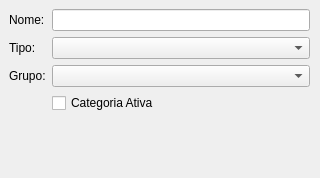
<?xml version="1.0" encoding="UTF-8"?>
<ui version="4.0">
 <class>Dialog</class>
 <widget class="QDialog" name="Dialog">
  <property name="geometry">
   <rect>
    <x>0</x>
    <y>0</y>
    <width>320</width>
    <height>178</height>
   </rect>
  </property>
  <property name="windowTitle">
   <string>Dialog</string>
  </property>
  <widget class="QDialogButtonBox" name="bbCategoria">
   <property name="geometry">
    <rect>
     <x>10</x>
     <y>140</y>
     <width>320</width>
     <height>178</height>
    </rect>
   </property>
   <property name="minimumSize">
    <size>
     <width>320</width>
     <height>178</height>
    </size>
   </property>
   <property name="orientation">
    <enum>Qt::Horizontal</enum>
   </property>
   <property name="standardButtons">
    <set>QDialogButtonBox::Cancel|QDialogButtonBox::Save</set>
   </property>
  </widget>
  <widget class="QWidget" name="verticalLayoutWidget">
   <property name="geometry">
    <rect>
     <x>9</x>
     <y>9</y>
     <width>301</width>
     <height>131</height>
    </rect>
   </property>
   <layout class="QVBoxLayout" name="layPrincipal">
    <item>
     <layout class="QFormLayout" name="layFormulario">
      <item row="0" column="0">
       <widget class="QLabel" name="lblNome">
        <property name="text">
         <string>Nome:</string>
        </property>
       </widget>
      </item>
      <item row="1" column="0">
       <widget class="QLabel" name="lblTipo">
        <property name="text">
         <string>Tipo:</string>
        </property>
       </widget>
      </item>
      <item row="2" column="0">
       <widget class="QLabel" name="lblGrupo">
        <property name="text">
         <string>Grupo:</string>
        </property>
       </widget>
      </item>
      <item row="0" column="1">
       <widget class="QLineEdit" name="edtNome"/>
      </item>
      <item row="1" column="1">
       <widget class="QComboBox" name="cmbTipo"/>
      </item>
      <item row="2" column="1">
       <widget class="QComboBox" name="cmbGrupo"/>
      </item>
      <item row="3" column="1">
       <widget class="QCheckBox" name="chkAtiva">
        <property name="text">
         <string>Categoria Ativa</string>
        </property>
       </widget>
      </item>
     </layout>
    </item>
   </layout>
  </widget>
 </widget>
 <resources/>
 <connections>
  <connection>
   <sender>bbCategoria</sender>
   <signal>accepted()</signal>
   <receiver>Dialog</receiver>
   <slot>accept()</slot>
   <hints>
    <hint type="sourcelabel">
     <x>248</x>
     <y>254</y>
    </hint>
    <hint type="destinationlabel">
     <x>157</x>
     <y>274</y>
    </hint>
   </hints>
  </connection>
  <connection>
   <sender>bbCategoria</sender>
   <signal>rejected()</signal>
   <receiver>Dialog</receiver>
   <slot>reject()</slot>
   <hints>
    <hint type="sourcelabel">
     <x>316</x>
     <y>260</y>
    </hint>
    <hint type="destinationlabel">
     <x>286</x>
     <y>274</y>
    </hint>
   </hints>
  </connection>
 </connections>
</ui>
